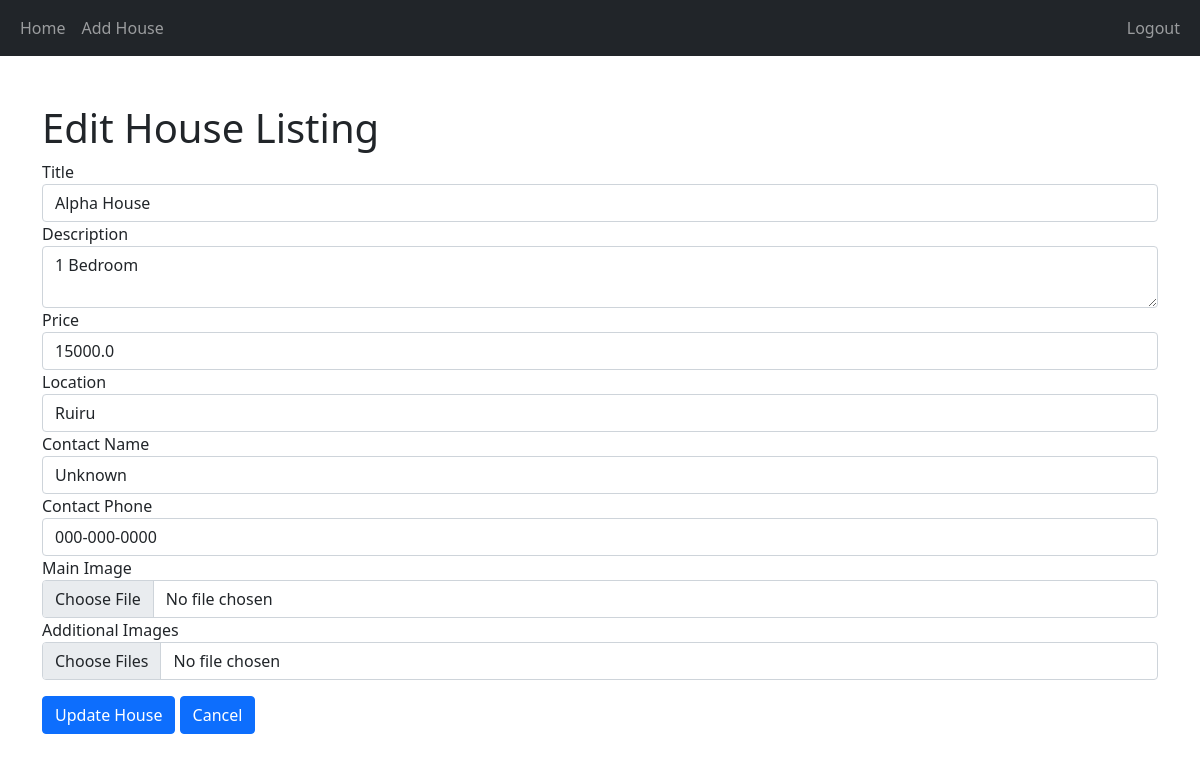
Screenshot of /edit/3 (signed in) with the database file from the repository.
### app.py (models this page shows, shortened)
class House(db.Model):
    id = db.Column(db.Integer, primary_key=True)
    title = db.Column(db.String(100), nullable=False)
    description = db.Column(db.Text, nullable=False)
    price = db.Column(db.Float, nullable=False)
    location = db.Column(db.String(100), nullable=False)
    image_file = db.Column(db.String(120), nullable=True)
    contact_name = db.Column(db.String(100), nullable=False)
    contact_phone = db.Column(db.String(15), nullable=False)
    additional_images = db.Column(db.Text, nullable=True)

### app.py (the view, shortened to what this page needs)
@app.route('/edit/<int:id>', methods=['GET', 'POST'])
@login_required
def edit_house(id):
    if not current_user.is_admin:
        return "Access Denied", 403
    house = House.query.get_or_404(id)
    return render_template('edit_house.html', house=house)

### app.py (called while the page is built)
@login_manager.user_loader
def load_user(user_id):
    return User.query.get(int(user_id))

### templates/edit_house.html (shortened to what this page needs)
{% extends 'base.html' %}
{% block content %}
<h1>Edit House Listing</h1>
<form method="POST" enctype="multipart/form-data">
    <div class="form-group">
        <label for="title">Title</label>
        <input type="text" class="form-control" id="title" name="title" value="{{ house.title }}" required>
    </div>
    <div class="form-group">
        <label for="description">Description</label>
        <textarea class="form-control" id="description" name="description" required>{{ house.description }}</textarea>
    </div>
    <div class="form-group">
        <label for="price">Price</label>
        <input type="number" class="form-control" id="price" name="price" value="{{ house.price }}" required>
    </div>
    <div class="form-group">
        <label for="location">Location</label>
        <input type="text" class="form-control" id="location" name="location" value="{{ house.location }}" required>
    </div>
    <div class="form-group">
        <label for="contact_name">Contact Name</label>
        <input type="text" class="form-control" name="contact_name" value="{{ house.contact_name }}" required>
    </div>
    <div class="form-group">
        <label for="contact_phone">Contact Phone</label>
        <input type="text" class="form-control" name="contact_phone" value="{{ house.contact_phone }}" required>
    </div>
    <div class="form-group">
        <label for="image_file">Main Image</label>
        <input type="file" class="form-control" name="image_file">
    </div>
    <div class="form-group">
        <label for="additional_images">Additional Images</label>
        <input type="file" class="form-control" name="additional_images" multiple>
    </div>
    <div class="form-group">
        <button type="submit" class="btn btn-primary mt-3">Update House</button>
        <a href="{{ url_for('index') }}" class="btn btn-primary mt-3 ">Cancel</a>
    </div>
</form>
{% endblock %}

### rows the page displays
House: title "Alpha House", description "1 Bedroom", price "15000.0", location "Ruiru", contact_name "Unknown", contact_phone "000-000-0000"
